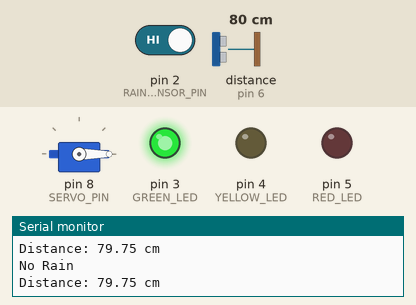
Simulated run of this sketch. Board: Arduino Uno, built with avr-gcc and run on an emulated ATmega328P. Parts: servo, output pins drawn as LEDs (lit = HIGH), the last lines printed to the serial monitor. Wiring (inferred from the names in the program): ultrasonic range finder: trigger pin 7; echo pin 6. The test bench sets the inputs (shaded band); at power-on: pin 2 (RAIN_SENSOR_PIN) HIGH, distance to the obstacle (sensor on pin 6) 80 cm. The echo pulse lasts 58.3 µs per cm; pins used as bus, display or sensor lines are not drawn.

Above: at 1.3 s.
1.4 s: pin 2 (RAIN_SENSOR_PIN) driven LOW
At 1.8 s:
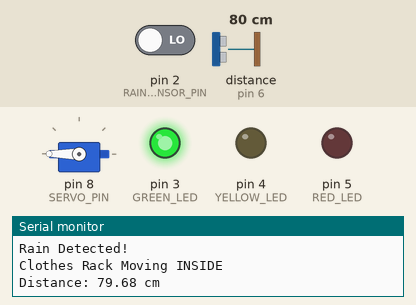
3.0 s: distance to the obstacle (sensor on pin 6) set to 53 cm
6.0 s: distance to the obstacle (sensor on pin 6) set to 48 cm
At 7.0 s:
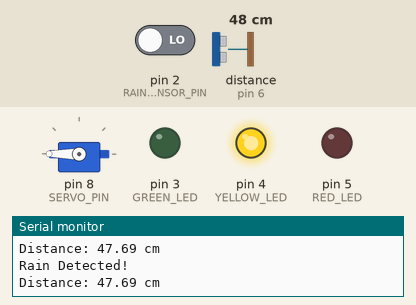
7.5 s: pin 2 (RAIN_SENSOR_PIN) driven HIGH
At 8.4 s:
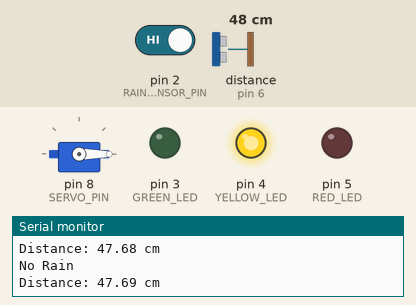
9.0 s: distance to the obstacle (sensor on pin 6) set to 28 cm
10.5 s: distance to the obstacle (sensor on pin 6) set to 23 cm
At 11.5 s:
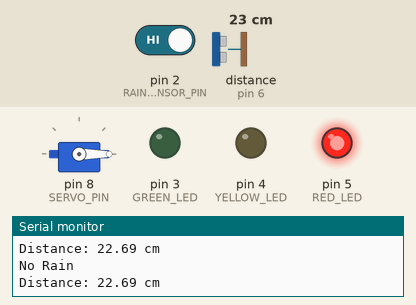
Timing chart, 0 to 13.0 s (numbered marks = the images above; inputs shaded):
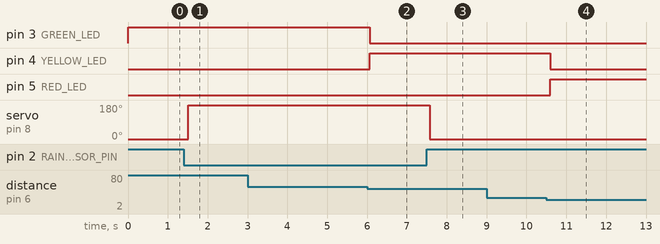

Measured:
- the behaviour switches between 51 and 50 cm on distance to the obstacle (sensor on pin 6) (found by bisection; images 1 and 2)
- the behaviour switches between 26 and 25 cm on distance to the obstacle (sensor on pin 6) (found by bisection; images 3 and 4)
- after the input at 1.4 s, servo on pin 8 (SERVO_PIN): 0° → 180° after 0.12 s
- after the input at 6.0 s, pin 3 (GREEN_LED): HIGH → LOW after 0.07 s; pin 4 (YELLOW_LED): LOW → HIGH after 0.07 s
- after the input at 7.5 s, servo on pin 8 (SERVO_PIN): 180° → 0° after 0.07 s
- after the input at 10.5 s, pin 4 (YELLOW_LED): HIGH → LOW after 0.10 s; pin 5 (RED_LED): LOW → HIGH after 0.10 s

The sketch:

arduino.ino
```cpp
#include <Servo.h>

// -------------------------
// PIN DEFINITIONS
// -------------------------

#define RAIN_SENSOR_PIN 2

#define TRIG_PIN 7
#define ECHO_PIN 6

#define GREEN_LED 3
#define YELLOW_LED 4
#define RED_LED 5

#define SERVO_PIN 8

// -------------------------
// SERVO
// -------------------------

Servo clothesServo;

// Rack positions
int rackOutside = 0;
int rackInside = 180;

// Current rack position state
bool rackInsideState = false;

// -------------------------
// SETUP
// -------------------------

void setup() {

  Serial.begin(9600);

  // Rain sensor
  pinMode(RAIN_SENSOR_PIN, INPUT);

  // Ultrasonic
  pinMode(TRIG_PIN, OUTPUT);
  pinMode(ECHO_PIN, INPUT);

  // LEDs
  pinMode(GREEN_LED, OUTPUT);
  pinMode(YELLOW_LED, OUTPUT);
  pinMode(RED_LED, OUTPUT);

  // Servo
  clothesServo.attach(SERVO_PIN);

  // Start with rack outside
  clothesServo.write(rackOutside);

  // Turn all LEDs off
  digitalWrite(GREEN_LED, LOW);
  digitalWrite(YELLOW_LED, LOW);
  digitalWrite(RED_LED, LOW);

  Serial.println("Smart Home System Started");
}


// -------------------------
// MAIN LOOP
// -------------------------

void loop() {

  // =========================
  // 1. RAIN SENSOR
  // =========================

  int rainState = digitalRead(RAIN_SENSOR_PIN);

  if (rainState == LOW) {

    // Rain detected
    Serial.println("Rain Detected!");

    if (rackInsideState == false) {

      // Move rack inside
      clothesServo.write(rackInside);

      rackInsideState = true;

      Serial.println("Clothes Rack Moving INSIDE");
    }

  }
  else {

    // No rain
    Serial.println("No Rain");

    if (rackInsideState == true) {

      // Move rack outside
      clothesServo.write(rackOutside);

      rackInsideState = false;

      Serial.println("Clothes Rack Moving OUTSIDE");
    }
  }


  // =========================
  // 2. ULTRASONIC SENSOR
  // =========================

  long duration;
  float distance;

  // Send ultrasonic pulse
  digitalWrite(TRIG_PIN, LOW);
  delayMicroseconds(2);

  digitalWrite(TRIG_PIN, HIGH);
  delayMicroseconds(10);

  digitalWrite(TRIG_PIN, LOW);

  // Read echo
  duration = pulseIn(ECHO_PIN, HIGH, 30000);

  // Convert to centimeters
  if (duration == 0) {
    distance = 999;
  }
  else {
    distance = duration * 0.0343 / 2;
  }

  Serial.print("Distance: ");
  Serial.print(distance);
  Serial.println(" cm");


  // =========================
  // 3. PARKING ASSISTANT
  // =========================

  if (distance > 50) {

    // Vehicle far away
    digitalWrite(GREEN_LED, HIGH);
    digitalWrite(YELLOW_LED, LOW);
    digitalWrite(RED_LED, LOW);

  }

  else if (distance > 25 && distance <= 50) {

    // Vehicle medium distance
    digitalWrite(GREEN_LED, LOW);
    digitalWrite(YELLOW_LED, HIGH);
    digitalWrite(RED_LED, LOW);

  }

  else {

    // Vehicle very close
    digitalWrite(GREEN_LED, LOW);
    digitalWrite(YELLOW_LED, LOW);
    digitalWrite(RED_LED, HIGH);

  }

  delay(500);
}
```
